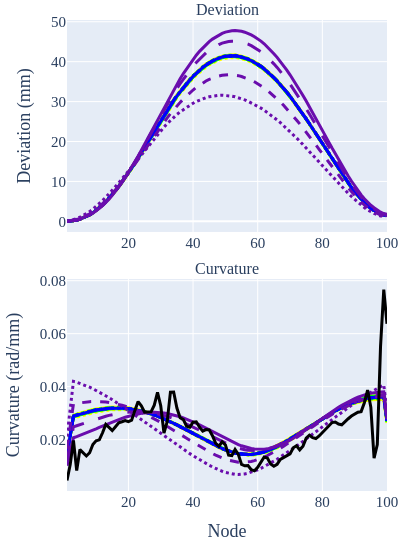

Notebook code cell kept with this figure:
### Code cell
#| label: w1-doe-error

df=pd.read_csv('../../data/2001/w1.csv')
doe_df=pd.read_csv('../../pyelastica/wiper_ofat10p/data/doe_df.csv')[:25]
prt=df.iloc[10:,2:].reset_index(drop=True)
fig=tools.make_subplots(rows=2,cols=1,subplot_titles=("Deviation","Curvature"),vertical_spacing=0.1)
param_colors={'twist':'#ff0000','youngs_modulus':'#ffaa00','base_radius':'#ffff00','density':'#00ff00','coner_angle':'#0000ff','length':'#6a0dad'}
level_style={-10:dict(width=3,dash='dot'),-5:dict(width=3,dash='dash'), 5:dict(width=3,dash='longdash'), 10:dict(width=3,dash='solid')}

for i in range(len(doe_df)):
    scenario=doe_df['scenario'].iloc[i]
    if scenario=='baseline':
        continue
    param,lvl=scenario.rsplit('_',1)
    lvl=int(lvl)
    spl3=pd.read_csv('../../pyelastica/wiper_ofat10p/data/w1_'+scenario+'.csv')
    histerr=[]
    color=param_colors[param]
    style=level_style[lvl]
    for _i in range(len(prt)):
        histerr.append(
            length(
                pd.DataFrame([
                    pd.DataFrame(prt,columns=spl3.columns).iloc[_i],
                    spl3.iloc[_i]
                ]).values
            ).round(3)
        )

    fig1=go.Scatter(
        x=[_i for _i in range(1,101,1)],
        y=histerr,
        name=param,
        mode='lines',
        legendgroup=param,
        showlegend=(lvl==10),
        line=dict(color=color,width=style['width'],dash=style['dash']),
        customdata=np.tile(np.array([i,doe_df["twist"].iloc[i],doe_df["youngs_modulus"].iloc[i]*1000,doe_df['base_radius'].iloc[i],doe_df['density'].iloc[i]*10e5,doe_df['coner_angle'].iloc[i],doe_df['length'].iloc[i]]),(spl3.shape[0],1)),
        hovertemplate=f"{scenario}<br>"+"twist= %{customdata[1]:.2f} deg<br>"+"E= %{customdata[2]:.2f} MPa<br>"+"r= %{customdata[3]:.2f} mm<br>"+"ro= %{customdata[4]:.2f} g/cm3<br>"+"cone angle= %{customdata[5]:.2f} deg<br>"+"length= %{customdata[6]:.2f} mm<br>"+"<extra></extra>"
    )
    fig2=plot_curvature(
        spl3,
        color,
        param
    )
    fig2.legendgroup=param
    fig2.showlegend=False
    fig2.line.width=style['width']
    fig2.line.dash=style['dash']
    fig.append_trace(fig1,1,1)
    fig.append_trace(fig2,2,1)

fig.append_trace(plot_curvature(prt,'#000000','Baseline'),2,1)
fig.update_layout(
    font=dict(size=15,family='Times New Roman'),
    legend=dict(groupclick='togglegroup'),
    autosize=False,
    showlegend=False,
    height=550,
    width=410,
    margin=dict(l=20,r=20,t=20,b=20)
)

fig.update_xaxes(title_text="Node",row=2)
fig.update_yaxes(title_text="Deviation (mm)",row=1)
fig.update_yaxes(title_text="Curvature (rad/mm)",row=2)
fig.show()
